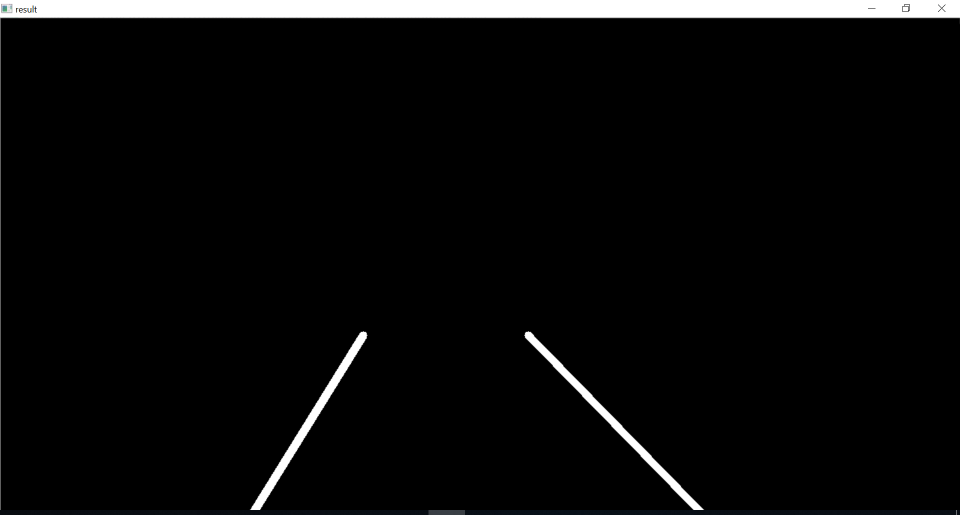
#> input picture averagedLines.PNG, 1920 x 1029 px, given in place of test2.mp4, which was not available (shown at 1/2 size)
$ python lanes.py
#> lines starting #> are read from the running program, lines starting #| are printed output that depends on the picture; after the words box and inside, x2 and y2 are one past the last pixel; in counts of white or black regions, pixels touching at a corner belong together; pictures that were not available may be replaced by others from this repository, and a replacement may not be noted
import cv2
import numpy as np
import matplotlib.pyplot as plt

# Greyscale
def canny(image):
    gray = cv2.cvtColor(image, cv2.COLOR_RGB2GRAY)
    blur = cv2.GaussianBlur(gray, (5,5), 0)
    canny = cv2.Canny(blur, 50,150)
    return canny

# Region of interest
def region_of_interest(image):
    height = image.shape[0] # to know the height
    polygons = np.array([
    [(200, height), (1100,height), (550,250)]
    ]) # our array of polygons
    mask = np.zeros_like(image) # creates an array of zeros with the same shape as image
    cv2.fillPoly(mask, polygons, 255)
    masked_image = cv2.bitwise_and(image, mask)
    return masked_image

# Display the lines
def display_lines(image, lines):
    line_image = np.zeros_like(image)
    if lines is not None:
        for line in lines:
            x1, y1, x2, y2 = line.reshape(4)
            cv2.line(line_image, (x1,y1), (x2,y2), (255, 0, 0), 10)
    return line_image

# Make x, y coordinates
def make_coordinates(image, line_parameters):
    slope, intercept = line_parameters
    y1 = image.shape[0]
    y2 = int(y1*(3/5))
    x1 = int((y1 - intercept)/slope)
    x2 = int((y2 - intercept)/slope)
    return np.array([x1, y1, x2, y2])

# Average of the lines
def average_slope_intercept(image, lines):
    left_fit = []
    right_fit = []
    for line in lines:
        x1, y1, x2, y2 = line.reshape(4)
        # We get the parameters m and b of a one-order line to fit these 2 points
        parameters = np.polyfit((x1,x2), (y1,y2), 1)
        slope = parameters[0]
        intercept = parameters[1]
        # y is reversed => left line has negative slope
        if slope<0:
            left_fit.append((slope,intercept))
        else:
            right_fit.append((slope,intercept))
    # Then we get the average slope
    left_fit_average = np.average(left_fit, axis = 0)
    right_fit_average = np.average(right_fit, axis = 0)
    # We found the parameters but then we need to translate them into x and y
    left_line = make_coordinates(image, left_fit_average)
    right_line = make_coordinates(image, right_fit_average)
    return np.array([left_line, right_line])

# [14 lines of commented-out code are left out]
cap = cv2.VideoCapture("test2.mp4")
while(cap.isOpened()):
    _, frame = cap.read() # returns a boolean we are not interested now, and the frame
#> frame is the input picture: shape (1029, 1920, 3); mean B, G, R 11, 10.9, 10.9
    canny_image = canny(frame)
#> in canny, `canny = cv2.Canny(blur, 50,150)`:
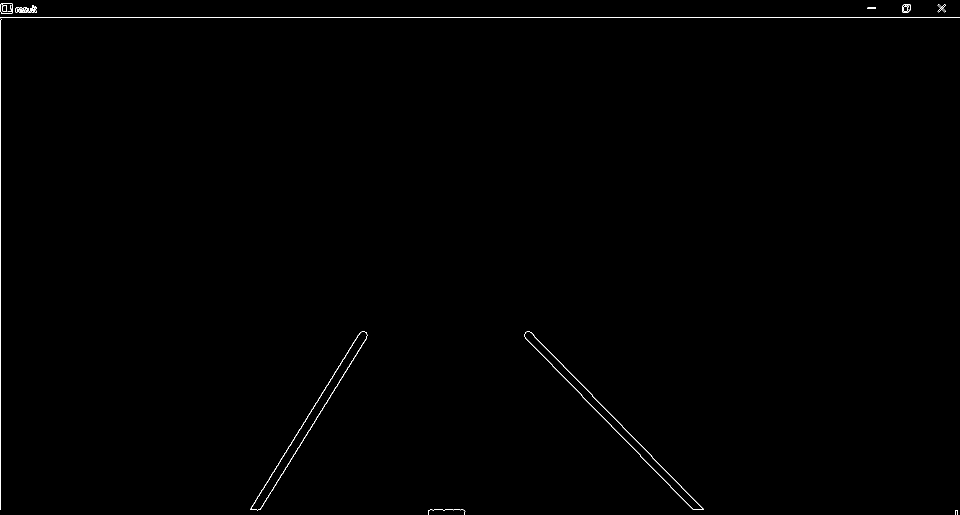
#> canny: shape (1029, 1920) (shown at 1/2 size); 0.31% white in thin lines or dots
    cropped_image = region_of_interest(canny_image)
#> in region_of_interest, `cv2.fillPoly(mask, polygons, 255)`:
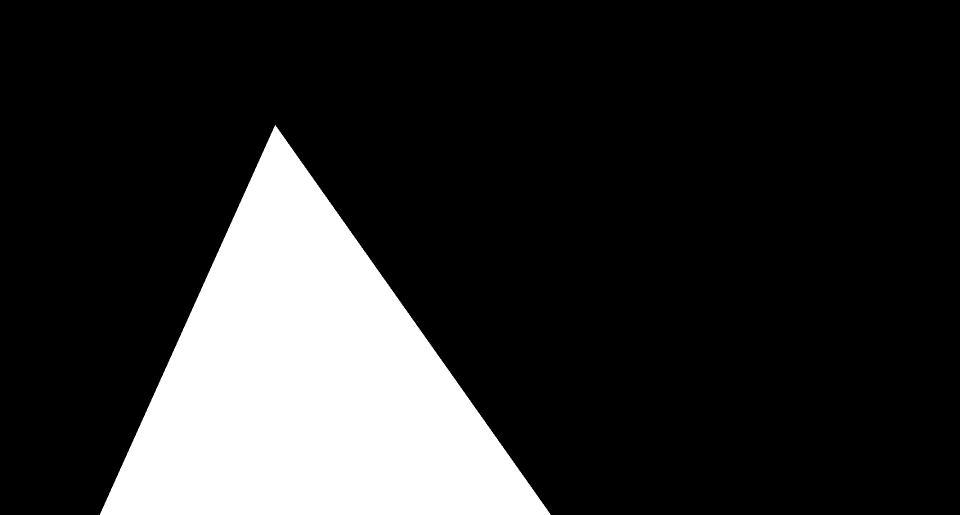
#> mask: shape (1029, 1920) (shown at 1/2 size); 17.8% white; 1 white region, box (x1, y1, x2, y2) and area: (200, 250, 1101, 1029) 351329
#> in region_of_interest, `masked_image = cv2.bitwise_and(image, mask)`:
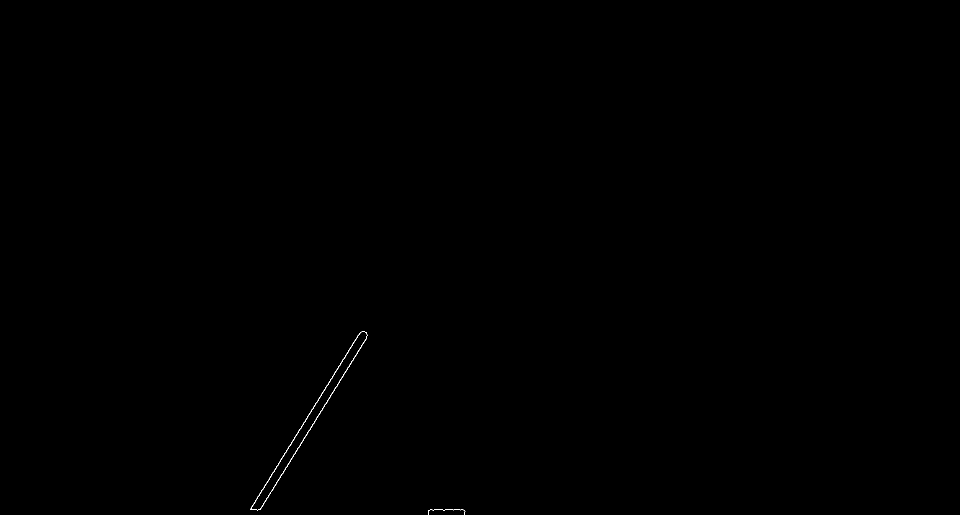
#> masked_image: shape (1029, 1920) (shown at 1/2 size); 0.06% white in thin lines or dots, all inside (x1, y1, x2, y2) = (501, 663, 931, 1029)
    lines = cv2.HoughLinesP(cropped_image, 2, np.pi/180, 100, np.array([]), minLineLength=40, maxLineGap=5)
#> lines = [[519, 1019, 733, 676], [502, 1015, 721, 664]]
    averaged_lines = average_slope_intercept(frame, lines)
#> the loop in average_slope_intercept, `for line in lines:` made 2 passes
#> (x1, y1, x2, y2, slope, intercept) on passes 1 to 2: (519, 1019, 733, 676, -1.6, 1850.9), (502, 1015, 721, 664, -1.6, 1819.6)
#> after the loop in average_slope_intercept, `for line in lines:`: left_fit = [(-1.6, 1850.9), (-1.6, 1819.6)]; right_fit = []
#> in average_slope_intercept, `left_fit_average = np.average(left_fit, axis = 0)`: left_fit_average = [-1.6, 1835.2]
#> in average_slope_intercept, `right_fit_average = np.average(right_fit, axis = 0)`: right_fit_average = nan
#> in make_coordinates, `slope, intercept = line_parameters`: slope = -1.6; intercept = 1835.2
#> in make_coordinates, `x1 = int((y1 - intercept)/slope)`: x1 = 503
#> in make_coordinates, `x2 = int((y2 - intercept)/slope)`: x2 = 760
#> in average_slope_intercept, `left_line = make_coordinates(image, left_fit_average)`: left_line = [503, 1029, 760, 617]
#> (the run stopped early here; a loop or call above may not have finished)
